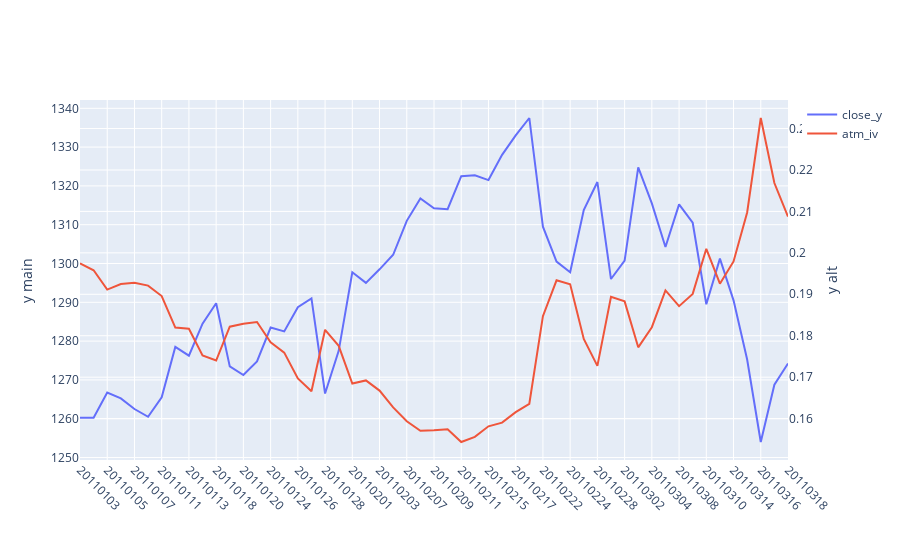
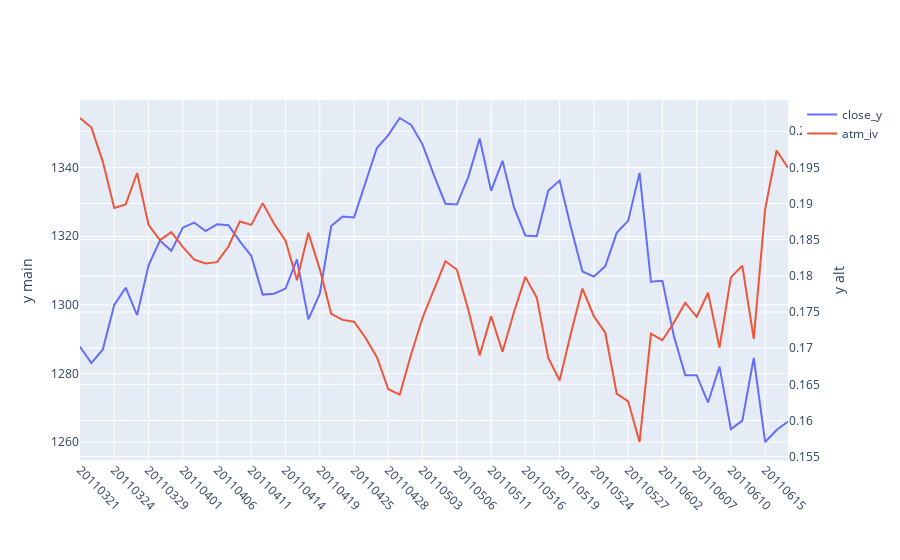
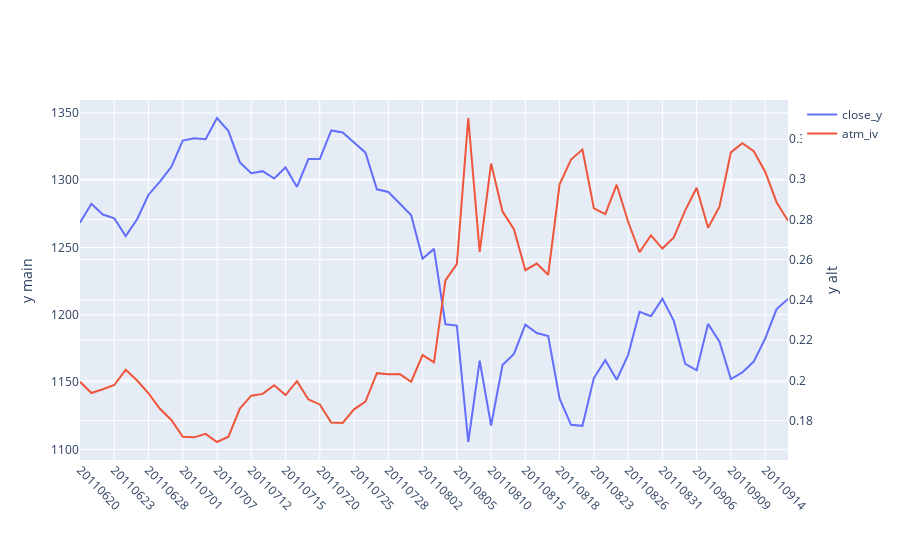
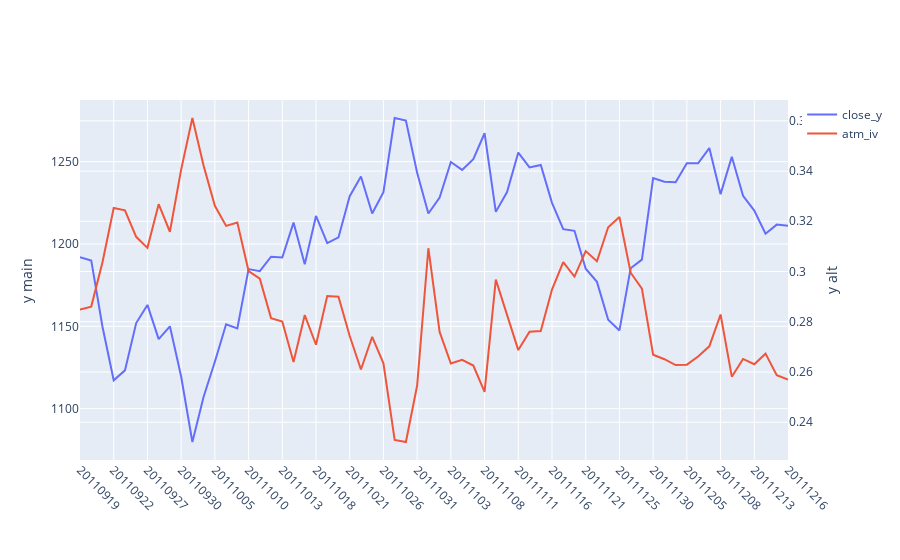

The notebook cell saved with these charts, in order:
### Code cell
for sym in all_contracts2:
    print(f"graphing symbol: {sym}")
    commod = sym[0:2]
    strike_div = None if commod not in STRIKE_DIVISORS.keys() else STRIKE_DIVISORS[commod]
    df,df_expiry_dates = get_postgres_data(sym)
    if df is None or len(df)<10:
        print(f'no data for symbol: {sym}')
        continue
    df_implieds = get_implieds(df,df_expiry_dates,sym)
    df_vols = None
    df_ctm_vols = None
    df_atm_money = None
    if df_implieds is not None:
        df_ctm_vols = get_closest_to_the_money_vols(df_implieds)
        df_even_money = get_even_moneyness_strikes(df_implieds)
        df_atm_money = df_even_money[df_even_money.moneyness==0]
        df_vols = df_ctm_vols.merge(
            df_atm_money[['settle_date','symbol','atm_iv']],
            on=['settle_date','symbol'],how='inner')
    else:
        print(f'no implied vols for symbol: {sym}')
        continue
    df_ctm_vols = get_closest_to_the_money_vols(df_implieds)
    df_even_money = get_even_moneyness_strikes(df_implieds)
    df_atm_money = df_even_money[df_even_money.moneyness==0]
    df_vols = df_ctm_vols.merge(
        df_atm_money[['settle_date','symbol','atm_iv']],
        on=['settle_date','symbol'],how='inner')
    iplot(plotly_plot(
        df_in=df_vols[['settle_date','close_y','atm_iv']],
        x_column='settle_date',yaxis2_cols=['atm_iv']))
